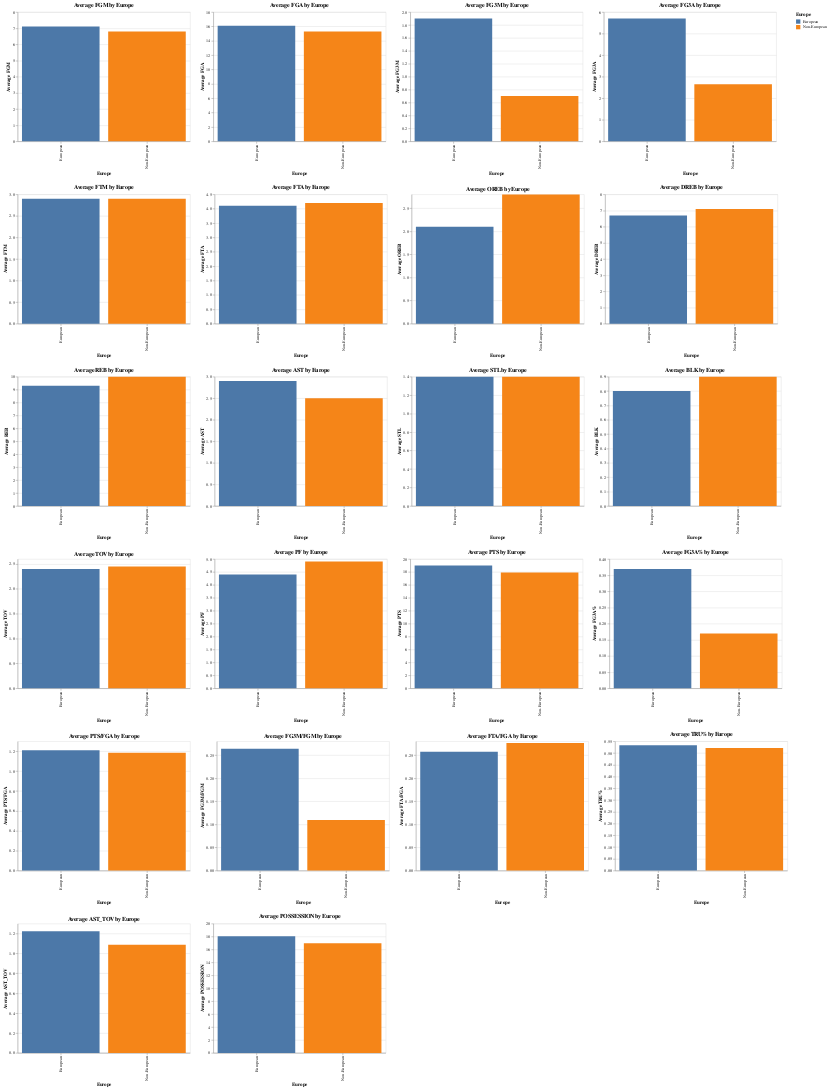

This figure's notebook cell:
### Code cell
# Checking for anomalies via comparing AVG metrics between European and Non-European:

import altair as alt
import pandas as pd
import altair_saver


# Annahme: Sie haben zwei DataFrames: data_per_min_europe_regular und data_per_min_usa_regular

# Fügen Sie eine neue Spalte hinzu, um anzuzeigen, ob der Spieler Europäer ist oder nicht
europe_F_regular['Europe'] = 'European'
non_europe_F_regular['Europe'] = 'Non-European'

# Kombinieren Sie die beiden DataFrames
combined_df = pd.concat([europe_F_regular, non_europe_F_regular])

# Liste der Metriken, die geplottet werden sollen
metrics = ['FGM', 'FGA', 'FG3M', 'FG3A', 'FTM', 'FTA', 
           'OREB', 'DREB', 'REB', 'AST', 'STL', 'BLK', 'TOV', 
           'PF', 'PTS', 'FG3A%', 'PTS/FGA', 'FG3M/FGM', 'FTA/FGA', 
           'TRU%', 'AST_TOV', 'POSSESSION']

# Liste zum Speichern der Diagramme
charts = []

# Einen Bruchteil des kombinierten DataFrame auswählen
sampled_df = combined_df.sample(frac=0.5)  # Passen Sie den Bruchteil bei Bedarf an

# Für jede Metrik ein gruppiertes Balkendiagramm erstellen und die Diagramme in eine Liste speichern
for metric in metrics:
    chart = alt.Chart(sampled_df).mark_bar().encode(
        x=alt.X('Europe:N', title='Europe'),
        y=alt.Y(f'median({metric}):Q', title=f'Average {metric}'),
        color=alt.Color('Europe:N', legend=alt.Legend(title='Europe'))
    ).properties(
        title=f'Average {metric} by Europe',
        width=400,
        height=300
    )
    charts.append(chart)

# Diagramme in sechs Zeilen stapeln
alt_row = alt.vconcat(*[alt.hconcat(*charts[i:i+4]) for i in range(0, len(charts), 4)])

# Die Diagramme anzeigen
alt_row

### Figure 1 — Vega-Lite specification as saved in the notebook (floating-point values rounded to 4 significant figures; data arrays with more than 128 entries replaced by an {"elided": "..."} marker saying what was removed)
{"config": {"view": {"continuousWidth": 300, "continuousHeight": 300}}, "vconcat": [{"hconcat": [{"mark": {"type": "bar"}, "encoding": {"color": {"field": "Europe", "legend": {"title": "Europe"}, "type": "nominal"}, "x": {"field": "Europe", "title": "Europe", "type": "nominal"}, "y": {"aggregate": "median", "field": "FGM", "title": "Average FGM", "type": "quantitative"}}, "height": 300, "title": "Average FGM by Europe", "width": 400}, {"mark": {"type": "bar"}, "encoding": {"color": {"field": "Europe", "legend": {"title": "Europe"}, "type": "nominal"}, "x": {"field": "Europe", "title": "Europe", "type": "nominal"}, "y": {"aggregate": "median", "field": "FGA", "title": "Average FGA", "type": "quantitative"}}, "height": 300, "title": "Average FGA by Europe", "width": 400}, {"mark": {"type": "bar"}, "encoding": {"color": {"field": "Europe", "legend": {"title": "Europe"}, "type": "nominal"}, "x": {"field": "Europe", "title": "Europe", "type": "nominal"}, "y": {"aggregate": "median", "field": "FG3M", "title": "Average FG3M", "type": "quantitative"}}, "height": 300, "title": "Average FG3M by Europe", "width": 400}, {"mark": {"type": "bar"}, "encoding": {"color": {"field": "Europe", "legend": {"title": "Europe"}, "type": "nominal"}, "x": {"field": "Europe", "title": "Europe", "type": "nominal"}, "y": {"aggregate": "median", "field": "FG3A", "title": "Average FG3A", "type": "quantitative"}}, "height": 300, "title": "Average FG3A by Europe", "width": 400}]}, {"hconcat": [{"mark": {"type": "bar"}, "encoding": {"color": {"field": "Europe", "legend": {"title": "Europe"}, "type": "nominal"}, "x": {"field": "Europe", "title": "Europe", "type": "nominal"}, "y": {"aggregate": "median", "field": "FTM", "title": "Average FTM", "type": "quantitative"}}, "height": 300, "title": "Average FTM by Europe", "width": 400}, {"mark": {"type": "bar"}, "encoding": {"color": {"field": "Europe", "legend": {"title": "Europe"}, "type": "nominal"}, "x": {"field": "Europe", "title": "Europe", "type": "nominal"}, "y": {"aggregate": "median", "field": "FTA", "title": "Average FTA", "type": "quantitative"}}, "height": 300, "title": "Average FTA by Europe", "width": 400}, {"mark": {"type": "bar"}, "encoding": {"color": {"field": "Europe", "legend": {"title": "Europe"}, "type": "nominal"}, "x": {"field": "Europe", "title": "Europe", "type": "nominal"}, "y": {"aggregate": "median", "field": "OREB", "title": "Average OREB", "type": "quantitative"}}, "height": 300, "title": "Average OREB by Europe", "width": 400}, {"mark": {"type": "bar"}, "encoding": {"color": {"field": "Europe", "legend": {"title": "Europe"}, "type": "nominal"}, "x": {"field": "Europe", "title": "Europe", "type": "nominal"}, "y": {"aggregate": "median", "field": "DREB", "title": "Average DREB", "type": "quantitative"}}, "height": 300, "title": "Average DREB by Europe", "width": 400}]}, {"hconcat": [{"mark": {"type": "bar"}, "encoding": {"color": {"field": "Europe", "legend": {"title": "Europe"}, "type": "nominal"}, "x": {"field": "Europe", "title": "Europe", "type": "nominal"}, "y": {"aggregate": "median", "field": "REB", "title": "Average REB", "type": "quantitative"}}, "height": 300, "title": "Average REB by Europe", "width": 400}, {"mark": {"type": "bar"}, "encoding": {"color": {"field": "Europe", "legend": {"title": "Europe"}, "type": "nominal"}, "x": {"field": "Europe", "title": "Europe", "type": "nominal"}, "y": {"aggregate": "median", "field": "AST", "title": "Average AST", "type": "quantitative"}}, "height": 300, "title": "Average AST by Europe", "width": 400}, {"mark": {"type": "bar"}, "encoding": {"color": {"field": "Europe", "legend": {"title": "Europe"}, "type": "nominal"}, "x": {"field": "Europe", "title": "Europe", "type": "nominal"}, "y": {"aggregate": "median", "field": "STL", "title": "Average STL", "type": "quantitative"}}, "height": 300, "title": "Average STL by Europe", "width": 400}, {"mark": {"type": "bar"}, "encoding": {"color": {"field": "Europe", "legend": {"title": "Europe"}, "type": "nominal"}, "x": {"field": "Europe", "title": "Europe", "type": "nominal"}, "y": {"aggregate": "median", "field": "BLK", "title": "Average BLK", "type": "quantitative"}}, "height": 300, "title": "Average BLK by Europe", "width": 400}]}, {"hconcat": [{"mark": {"type": "bar"}, "encoding": {"color": {"field": "Europe", "legend": {"title": "Europe"}, "type": "nominal"}, "x": {"field": "Europe", "title": "Europe", "type": "nominal"}, "y": {"aggregate": "median", "field": "TOV", "title": "Average TOV", "type": "quantitative"}}, "height": 300, "title": "Average TOV by Europe", "width": 400}, {"mark": {"type": "bar"}, "encoding": {"color": {"field": "Europe", "legend": {"title": "Europe"}, "type": "nominal"}, "x": {"field": "Europe", "title": "Europe", "type": "nominal"}, "y": {"aggregate": "median", "field": "PF", "title": "Average PF", "type": "quantitative"}}, "height": 300, "title": "Average PF by Europe", "width": 400}, {"mark": {"type": "bar"}, "encoding": {"color": {"field": "Europe", "legend": {"title": "Europe"}, "type": "nominal"}, "x": {"field": "Europe", "title": "Europe", "type": "nominal"}, "y": {"aggregate": "median", "field": "PTS", "title": "Average PTS", "type": "quantitative"}}, "height": 300, "title": "Average PTS by Europe", "width": 400}, {"mark": {"type": "bar"}, "encoding": {"color": {"field": "Europe", "legend": {"title": "Europe"}, "type": "nominal"}, "x": {"field": "Europe", "title": "Europe", "type": "nominal"}, "y": {"aggregate": "median", "field": "FG3A%", "title": "Average FG3A%", "type": "quantitative"}}, "height": 300, "title": "Average FG3A% by Europe", "width": 400}]}, {"hconcat": [{"mark": {"type": "bar"}, "encoding": {"color": {"field": "Europe", "legend": {"title": "Europe"}, "type": "nominal"}, "x": {"field": "Europe", "title": "Europe", "type": "nominal"}, "y": {"aggregate": "median", "field": "PTS/FGA", "title": "Average PTS/FGA", "type": "quantitative"}}, "height": 300, "title": "Average PTS/FGA by Europe", "width": 400}, {"mark": {"type": "bar"}, "encoding": {"color": {"field": "Europe", "legend": {"title": "Europe"}, "type": "nominal"}, "x": {"field": "Europe", "title": "Europe", "type": "nominal"}, "y": {"aggregate": "median", "field": "FG3M/FGM", "title": "Average FG3M/FGM", "type": "quantitative"}}, "height": 300, "title": "Average FG3M/FGM by Europe", "width": 400}, {"mark": {"type": "bar"}, "encoding": {"color": {"field": "Europe", "legend": {"title": "Europe"}, "type": "nominal"}, "x": {"field": "Europe", "title": "Europe", "type": "nominal"}, "y": {"aggregate": "median", "field": "FTA/FGA", "title": "Average FTA/FGA", "type": "quantitative"}}, "height": 300, "title": "Average FTA/FGA by Europe", "width": 400}, {"mark": {"type": "bar"}, "encoding": {"color": {"field": "Europe", "legend": {"title": "Europe"}, "type": "nominal"}, "x": {"field": "Europe", "title": "Europe", "type": "nominal"}, "y": {"aggregate": "median", "field": "TRU%", "title": "Average TRU%", "type": "quantitative"}}, "height": 300, "title": "Average TRU% by Europe", "width": 400}]}, {"hconcat": [{"mark": {"type": "bar"}, "encoding": {"color": {"field": "Europe", "legend": {"title": "Europe"}, "type": "nominal"}, "x": {"field": "Europe", "title": "Europe", "type": "nominal"}, "y": {"aggregate": "median", "field": "AST_TOV", "title": "Average AST_TOV", "type": "quantitative"}}, "height": 300, "title": "Average AST_TOV by Europe", "width": 400}, {"mark": {"type": "bar"}, "encoding": {"color": {"field": "Europe", "legend": {"title": "Europe"}, "type": "nominal"}, "x": {"field": "Europe", "title": "Europe", "type": "nominal"}, "y": {"aggregate": "median", "field": "POSSESSION", "title": "Average POSSESSION", "type": "quantitative"}}, "height": 300, "title": "Average POSSESSION by Europe", "width": 400}]}], "data": {"name": "data-a679acc37b464bbacbcab9b0184de45c"}, "$schema": "https://vega.github.io/schema/vega-lite/v5.8.0.json", "datasets": {"data-a679acc37b464bbacbcab9b0184de45c": {"elided": "2526 records"}}}
